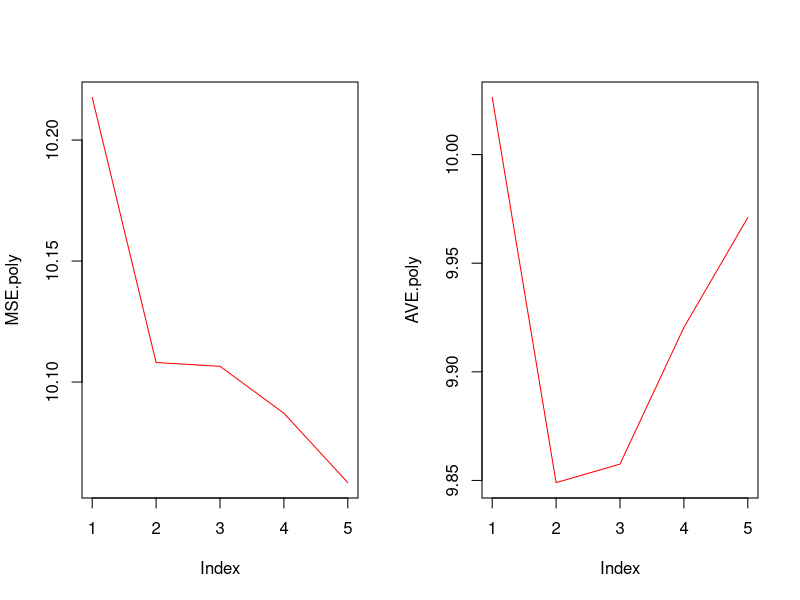
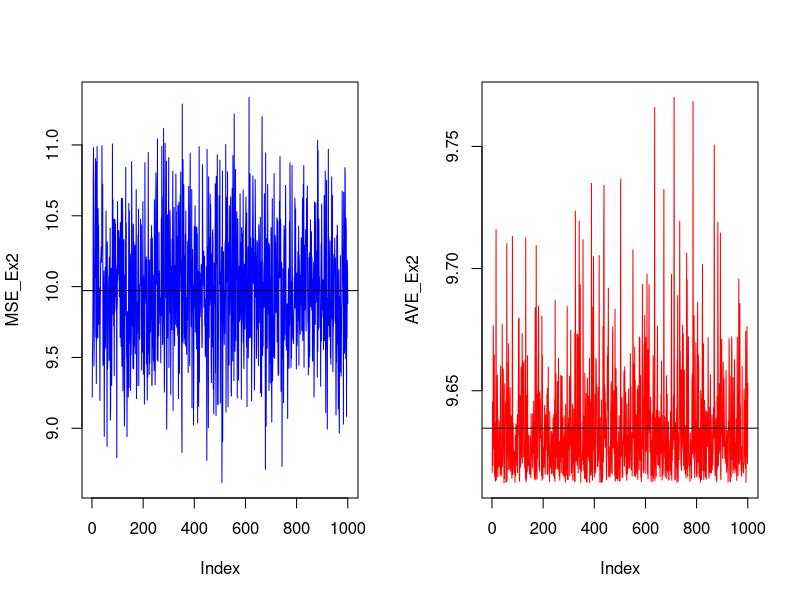

The R source for these figures, in order:
#####################################################################
###   ProblemSet - 1
#####################################################################

### Preface
# clearing workspace and set wd
rm(list=ls())
cat("\014")
#library(plm)

#####################################################################
###   Exercise 1

N=1000
sig_x= 1.5
mu_x=  0
sig_u= 10

beta1= 5
beta2= -0.5
x_1= c(rep(1,N))      # is a constant
set.seed(123)         # to generate always the same random numbers 

#a)
x_2_train=rnorm(N,mu_x,sig_x^0.5)
res_train=rnorm(N,0,sig_u^0.5)
y_train=beta1*x_1+beta2*x_2_train+res_train

#b)
x_2_test=rnorm(N,mu_x,sig_x^0.5)
res_test=rnorm(N,0,sig_u^0.5)
y_test=beta1*x_1+beta2*x_2_test+res_test

#c)
model=lm(y_train ~ x_2_train)
summary(model)
beta1_hat=unname(model$coefficients[1])
beta2_hat=unname(model$coefficients[2])



#d)
yfit_train=predict(model)
MSE=1/N*sum((y_train-yfit_train)^2)

yfit_test=beta1_hat+beta2_hat*x_2_test
AVE=1/N*sum((y_test-yfit_test)^2)     # Ave=MSE but only for compairing training and test sample


# e)
#defining additional X_2T values with increasing polynomial
x_2_train.poly=matrix(NaN,N,5) #empty matrix to be filled with polynomials of x_2T
for (i in 0:4){
  x_2_train.poly[,i+1]=x_2_train^i #column 1-5 filled with x_2T to the power of 0-4
}

#defining coefficients for each regression on additional polynomial of x_2T
OLS.poly=matrix(0,5,5) #empty matrix to be filled with coefficients of regressions
yfit_train.poly=matrix(NaN,N,5) #empty matrix to be filled with fitted values of regressions
for (i in 0:4){
  OLS.poly[1:(i+1),(i+1)]=lm(y_train~x_2_train.poly[,1:(i+1)]-1)$coefficients
  yfit_train.poly[,(i+1)]=lm(y_train~x_2_train.poly[,1:(i+1)]-1)$fitted.values
}

#calculating MSEs with increasing polynomial
MSE.poly=numeric()
for (i in 1:5){
  MSE.poly[i]=(1/N)*sum((y_train-yfit_train.poly[,i])^2)
}
MSE.poly

#calculating predited values for test sample
yfit_test.poly=matrix(NaN,N,5)
for (i in 1:5){
  yfit_test.poly[,i]=OLS.poly[1,i]*x_1+OLS.poly[2,i]*x_2_test+OLS.poly[3,i]*(x_2_test^2)+
    OLS.poly[4,i]*(x_2_test^3)+OLS.poly[5,i]*(x_2_test^4)
}


#calculating AVEs with increasing polynomial
AVE.poly=numeric()
for (i in 1:5){
  AVE.poly[i]=(1/N)*sum((y_test-yfit_test.poly[,i])^2)
}
AVE.poly

par(mfrow=c(1,2))
plot(MSE.poly, type='l', col="red")
plot(AVE.poly, type='l', col="red")

### Note: Our average prediction error (AVE) increases after adding the
#         thrid polynominal (x^3) - Reason: the true DGP is 
#         y = c + b*x + res

#####################################################################
###   Exercise 2

rm(list=ls())
#cat("\014")

N=1000
sig_x= 1.5
mu_x=  0
sig_u= 10

beta1= 5
beta2= -0.5
x_1= c(rep(1,N))      # is a constant

# a) and b)
MCN=1000
MSE_Ex2=matrix(NaN,MCN,1)
AVE_Ex2=matrix(NaN,MCN,1)
set.seed(100)

### Note: For efficieny it is better to generatetest sample once
#         before the MC-Simulation is started.
#         Reason: training and test sample are drawn from a random distribution

# test Data
x_2_test=rnorm(N,mu_x,sig_x^0.5)
res_test=rnorm(N,0,sig_u^0.5)
y_test=beta1*x_1+beta2*x_2_test+res_test


for (i in 1:MCN){
  # training Data
  x_2_train=rnorm(N,mu_x,sig_x^0.5)
  res_train=rnorm(N,0,sig_u^0.5)
  y_train=beta1*x_1+beta2*x_2_train+res_train
  
  # setting up regression model
  model=lm(y_train ~ x_2_train)
  beta1_hat=unname(model$coefficients[1])
  beta2_hat=unname(model$coefficients[2])
  
  # calculation of MSE
  yfit_train=predict(model)
  MSE_Ex2[i]=1/N*sum((y_train-yfit_train)^2)

  # calculation of AVE
  yfit_test=beta1_hat+beta2_hat*x_2_test
  AVE_Ex2[i]=1/N*sum((y_test-yfit_test)^2)
}

# b)
avg_MSE=mean(MSE_Ex2)
avg_AVE=mean(AVE_Ex2)

# c)
par(mfrow=c(1,2))
plot(MSE_Ex2, type="l", col="blue")
abline(h=avg_MSE, col="black")
plot(AVE_Ex2, type="l", col="red")
abline(h=avg_AVE, col="black")

# d) Along which margins could you vary parameters of the initial simulation set-up and what would
#    be your intuition based on the theoretical properties of the considered objects of interest?
#
#    Idea:  the higher the number of iterations in our Monte-Carlo simulation, the more precise will be our estimation
#           of avg. MSE and avg. AVE to the true DGP value sigma_u
#    For example: MCN=10 vs. MCN=1000
